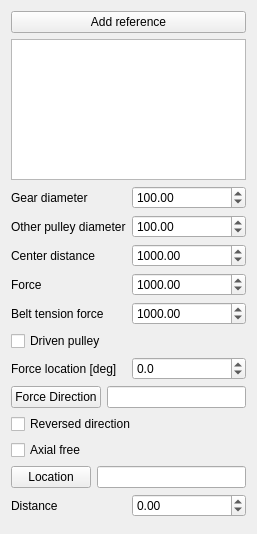
<?xml version="1.0" encoding="UTF-8"?>
<ui version="4.0">
 <class>TaskFemConstraintBearing</class>
 <widget class="QWidget" name="TaskFemConstraintBearing">
  <property name="geometry">
   <rect>
    <x>0</x>
    <y>0</y>
    <width>257</width>
    <height>534</height>
   </rect>
  </property>
  <property name="windowTitle">
   <string>Form</string>
  </property>
  <layout class="QVBoxLayout" name="verticalLayout">
   <item>
    <widget class="QPushButton" name="buttonReference">
     <property name="text">
      <string>Add reference</string>
     </property>
    </widget>
   </item>
   <item>
    <widget class="QListWidget" name="listReferences"/>
   </item>
   <item>
    <layout class="QHBoxLayout" name="layoutDiameter_3">
     <item>
      <widget class="QLabel" name="labelDiameter">
       <property name="enabled">
        <bool>true</bool>
       </property>
       <property name="text">
        <string>Gear diameter</string>
       </property>
      </widget>
     </item>
     <item>
      <widget class="QDoubleSpinBox" name="spinDiameter">
       <property name="minimum">
        <double>-99999.000000000000000</double>
       </property>
       <property name="maximum">
        <double>99999.000000000000000</double>
       </property>
       <property name="value">
        <double>100.000000000000000</double>
       </property>
      </widget>
     </item>
    </layout>
   </item>
   <item>
    <layout class="QHBoxLayout" name="layoutDiameter_6">
     <item>
      <widget class="QLabel" name="labelOtherDiameter">
       <property name="enabled">
        <bool>true</bool>
       </property>
       <property name="text">
        <string>Other pulley diameter</string>
       </property>
      </widget>
     </item>
     <item>
      <widget class="QDoubleSpinBox" name="spinOtherDiameter">
       <property name="minimum">
        <double>-99999.000000000000000</double>
       </property>
       <property name="maximum">
        <double>99999.000000000000000</double>
       </property>
       <property name="value">
        <double>100.000000000000000</double>
       </property>
      </widget>
     </item>
    </layout>
   </item>
   <item>
    <layout class="QHBoxLayout" name="layoutDiameter_7">
     <item>
      <widget class="QLabel" name="labelCenterDistance">
       <property name="text">
        <string>Center distance</string>
       </property>
      </widget>
     </item>
     <item>
      <widget class="QDoubleSpinBox" name="spinCenterDistance">
       <property name="minimum">
        <double>-99999.000000000000000</double>
       </property>
       <property name="maximum">
        <double>99999.000000000000000</double>
       </property>
       <property name="value">
        <double>1000.000000000000000</double>
       </property>
      </widget>
     </item>
    </layout>
   </item>
   <item>
    <layout class="QHBoxLayout" name="layoutDiameter_4">
     <item>
      <widget class="QLabel" name="labelForce">
       <property name="text">
        <string>Force</string>
       </property>
      </widget>
     </item>
     <item>
      <widget class="QDoubleSpinBox" name="spinForce">
       <property name="minimum">
        <double>-99999.000000000000000</double>
       </property>
       <property name="maximum">
        <double>99999.000000000000000</double>
       </property>
       <property name="value">
        <double>1000.000000000000000</double>
       </property>
      </widget>
     </item>
    </layout>
   </item>
   <item>
    <layout class="QHBoxLayout" name="layoutDiameter_8">
     <item>
      <widget class="QLabel" name="labelTensionForce">
       <property name="text">
        <string>Belt tension force</string>
       </property>
      </widget>
     </item>
     <item>
      <widget class="QDoubleSpinBox" name="spinTensionForce">
       <property name="minimum">
        <double>-99999.000000000000000</double>
       </property>
       <property name="maximum">
        <double>99999.000000000000000</double>
       </property>
       <property name="value">
        <double>1000.000000000000000</double>
       </property>
      </widget>
     </item>
    </layout>
   </item>
   <item>
    <widget class="QCheckBox" name="checkIsDriven">
     <property name="text">
      <string>Driven pulley</string>
     </property>
    </widget>
   </item>
   <item>
    <layout class="QHBoxLayout" name="layoutDiameter_5">
     <item>
      <widget class="QLabel" name="labelForceAngle">
       <property name="text">
        <string>Force location [deg]</string>
       </property>
      </widget>
     </item>
     <item>
      <widget class="QDoubleSpinBox" name="spinForceAngle">
       <property name="decimals">
        <number>1</number>
       </property>
       <property name="minimum">
        <double>-360.000000000000000</double>
       </property>
       <property name="maximum">
        <double>360.000000000000000</double>
       </property>
       <property name="value">
        <double>0.000000000000000</double>
       </property>
      </widget>
     </item>
    </layout>
   </item>
   <item>
    <layout class="QHBoxLayout" name="layoutLocation_2">
     <item>
      <widget class="QPushButton" name="buttonDirection">
       <property name="text">
        <string>Force Direction</string>
       </property>
      </widget>
     </item>
     <item>
      <widget class="QLineEdit" name="lineDirection"/>
     </item>
    </layout>
   </item>
   <item>
    <widget class="QCheckBox" name="checkReversed">
     <property name="text">
      <string>Reversed direction</string>
     </property>
    </widget>
   </item>
   <item>
    <widget class="QCheckBox" name="checkAxial">
     <property name="text">
      <string>Axial free</string>
     </property>
    </widget>
   </item>
   <item>
    <layout class="QHBoxLayout" name="layoutLocation">
     <item>
      <widget class="QPushButton" name="buttonLocation">
       <property name="text">
        <string>Location</string>
       </property>
      </widget>
     </item>
     <item>
      <widget class="QLineEdit" name="lineLocation"/>
     </item>
    </layout>
   </item>
   <item>
    <layout class="QHBoxLayout" name="layoutDistance">
     <item>
      <widget class="QLabel" name="labelDistance">
       <property name="text">
        <string>Distance</string>
       </property>
      </widget>
     </item>
     <item>
      <widget class="QDoubleSpinBox" name="spinDistance">
       <property name="minimum">
        <double>-99999.000000000000000</double>
       </property>
       <property name="maximum">
        <double>99999.000000000000000</double>
       </property>
       <property name="value">
        <double>0.000000000000000</double>
       </property>
      </widget>
     </item>
    </layout>
   </item>
   <item>
    <spacer name="verticalSpacer">
     <property name="orientation">
      <enum>Qt::Vertical</enum>
     </property>
     <property name="sizeHint" stdset="0">
      <size>
       <width>17</width>
       <height>56</height>
      </size>
     </property>
    </spacer>
   </item>
  </layout>
 </widget>
 <resources/>
 <connections/>
</ui>
